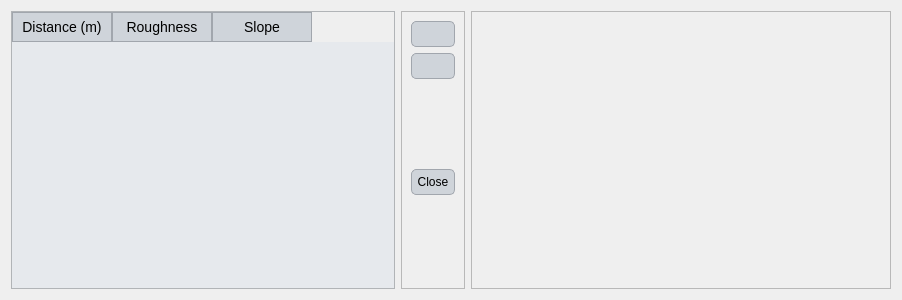
<?xml version="1.0" encoding="UTF-8"?>
<ui version="4.0">
 <class>Dialog</class>
 <widget class="QDialog" name="Dialog">
  <property name="geometry">
   <rect>
    <x>0</x>
    <y>0</y>
    <width>902</width>
    <height>300</height>
   </rect>
  </property>
  <property name="windowTitle">
   <string>Dialog</string>
  </property>
  <property name="styleSheet">
   <string notr="true">QLabel {
    font-family: 'Georgia'; /* Cambiar la fuente a Georgia */
    font-size: 16px; /* Cambiar el tamaño de la fuente */
    color: #000000; /* Color del texto (blanco) */
}

QLineEdit {
    font-family: 'Georgia'; /* Cambiar la fuente a Georgia */
    font-size: 14px; /* Cambiar el tamaño de la fuente */
    color: #000000; /* Color del texto (blanco) */
    background-color: #f0f0f0; /* Color de fondo del QLineEdit */
    border: 1px solid #000000; /* Borde blanco */
}

QComboBox {
    font-family: 'Georgia'; /* Cambiar la fuente a Georgia */
    font-size: 14px; /* Cambiar el tamaño de la fuente */
    color: #000000; /* Color del texto (blanco) */
    background-color: #cfd4da; /* Fondo oscuro del ComboBox */
}

QRadioButton {
    font-family: 'Georgia'; /* Cambiar la fuente a Georgia */
    font-size: 14px; /* Cambiar el tamaño de la fuente */
    color: #000000; /* Color del texto (blanco) */
}

QCheckBox {
    font-family: 'Georgia'; /* Cambiar la fuente a Georgia */
    font-size: 14px; /* Cambiar el tamaño de la fuente */
    color: #000000; /* Color del texto (blanco) */
}

/* Cambiar la fuente y estilo de los QPushButton */
QPushButton {
    font-family: 'Georgia'; /* Cambiar la fuente */
    font-size: 12px; /* Cambiar el tamaño de la fuente */
    color: #000000; /* Color del texto negro */
    background-color: #cfd4da; /* Fondo gris claro */
    border: 1px solid #a1a6ad; /* Borde gris medio */
    border-radius: 5px; /* Bordes redondeados */
    padding: 5px; /* Espaciado interno */
}

/* Estilo cuando el ratón pasa sobre el botón */
QPushButton:hover {
    color: #000000; /* Mantener el texto negro */
    background-color: #b7bcc3; /* Fondo gris un poco más oscuro al pasar el mouse */
}

/* Estilo cuando el botón está presionado */
QPushButton:pressed {
    background-color: #a6acb3; /* Fondo ligeramente más oscuro al presionar */
    color: #000000; /* Mantener el texto negro cuando se presiona */
}



/* Estilo general para QTableWidget y QTableView */
QTableWidget, QTableView {
    font-family: 'Georgia'; /* Cambiar la fuente a Georgia */
    font-size: 14px; /* Tamaño de la fuente */
    color: #000000; /* Color del texto negro */
    background-color: #e6e9ed; /* Fondo gris claro para la tabla */
    gridline-color: #a1a6ad; /* Color de las líneas de la tabla (gris medio) */
    selection-background-color: #b7bcc3; /* Color de fondo cuando se selecciona una celda (gris suave) */
    selection-color: #000000; /* Color del texto cuando la celda está seleccionada (negro) */
}

/* Estilo para el encabezado horizontal de la tabla */
QHeaderView::section {
    font-family: 'Georgia'; /* Cambiar la fuente a Georgia */
    font-size: 14px; /* Tamaño de la fuente */
    color: #000000; /* Color del texto negro */
    background-color: #cfd4da; /* Fondo gris claro del encabezado */
    border: 1px solid #a1a6ad; /* Borde gris medio entre las secciones */
    padding: 4px; /* Espaciado interno en el encabezado */
}

/* Estilo para las celdas de la tabla al pasar el mouse */
QTableWidget::item:hover, QTableView::item:hover {
    background-color: #b7bcc3; /* Fondo gris suave al pasar el mouse */
    color: #000000; /* Mantener el texto negro */
}

/* Estilo para las celdas cuando están seleccionadas */
QTableWidget::item:selected, QTableView::item:selected {
    background-color: #a6acb3; /* Fondo gris intermedio cuando está seleccionado */
    color: #000000; /* Texto negro cuando está seleccionado */
}

/* Ajustar el tamaño de las celdas */
QTableWidget::item, QTableView::item {
    padding: 4px; /* Espaciado interno de las celdas */
}

/* Estilo para el borde inferior de la tabla */
QTableCornerButton::section {
    background-color: #cfd4da; /* Fondo del botón de esquina */
    border: 1px solid #a1a6ad; /* Borde gris medio del botón de esquina */
}</string>
  </property>
  <layout class="QGridLayout" name="gridLayout_2">
   <item row="0" column="0">
    <widget class="QTableWidget" name="tableWidget">
     <column>
      <property name="text">
       <string>Distance (m)</string>
      </property>
     </column>
     <column>
      <property name="text">
       <string>Roughness</string>
      </property>
     </column>
     <column>
      <property name="text">
       <string>Slope</string>
      </property>
     </column>
    </widget>
   </item>
   <item row="0" column="1">
    <widget class="QFrame" name="frame">
     <property name="maximumSize">
      <size>
       <width>130</width>
       <height>16777215</height>
      </size>
     </property>
     <property name="frameShape">
      <enum>QFrame::StyledPanel</enum>
     </property>
     <property name="frameShadow">
      <enum>QFrame::Raised</enum>
     </property>
     <layout class="QGridLayout" name="gridLayout">
      <item row="3" column="0">
       <widget class="QPushButton" name="close_dialog">
        <property name="text">
         <string>Close</string>
        </property>
       </widget>
      </item>
      <item row="0" column="0">
       <widget class="QPushButton" name="add_row">
        <property name="text">
         <string/>
        </property>
       </widget>
      </item>
      <item row="1" column="0">
       <widget class="QPushButton" name="remove_row">
        <property name="text">
         <string/>
        </property>
       </widget>
      </item>
      <item row="4" column="0">
       <spacer name="verticalSpacer">
        <property name="orientation">
         <enum>Qt::Vertical</enum>
        </property>
        <property name="sizeHint" stdset="0">
         <size>
          <width>20</width>
          <height>40</height>
         </size>
        </property>
       </spacer>
      </item>
      <item row="2" column="0">
       <spacer name="verticalSpacer_2">
        <property name="orientation">
         <enum>Qt::Vertical</enum>
        </property>
        <property name="sizeHint" stdset="0">
         <size>
          <width>20</width>
          <height>40</height>
         </size>
        </property>
       </spacer>
      </item>
     </layout>
    </widget>
   </item>
   <item row="0" column="2">
    <widget class="QFrame" name="frame_2">
     <property name="minimumSize">
      <size>
       <width>420</width>
       <height>0</height>
      </size>
     </property>
     <property name="maximumSize">
      <size>
       <width>420</width>
       <height>16777215</height>
      </size>
     </property>
     <property name="frameShape">
      <enum>QFrame::StyledPanel</enum>
     </property>
     <property name="frameShadow">
      <enum>QFrame::Raised</enum>
     </property>
    </widget>
   </item>
  </layout>
 </widget>
 <resources/>
 <connections/>
</ui>
